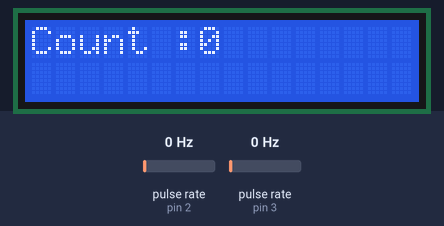
A sketch run on a simulated Arduino Uno, built with avr-gcc and run on an emulated ATmega328P. Shown: 16×2 character LCD. Wiring (inferred from the names in the program): 2 × pulse sensor: data pin 2 / data pin 3. Inputs (shaded band) come from the test bench; at power-on: pulse rate (sensors on pin 2, pin 3) 0 Hz.

Above: at 1.2 s.
1.3 s: pulse rate (sensor on pin 2) set to 4 Hz
At 1.48 s:
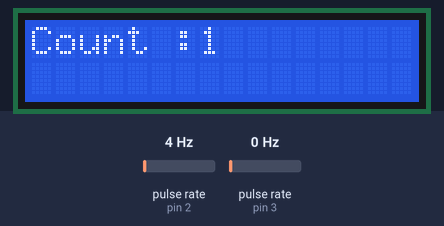
2.9 s: pulse rate (sensor on pin 3) set to 50 Hz
At 3.29 s:
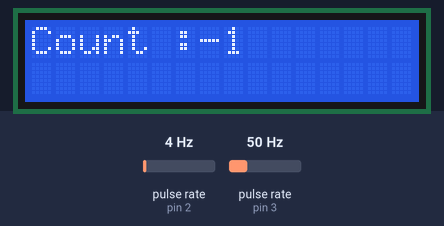
4.6 s: pulse rate (sensor on pin 3) set to 4 Hz
At 5.6 s:
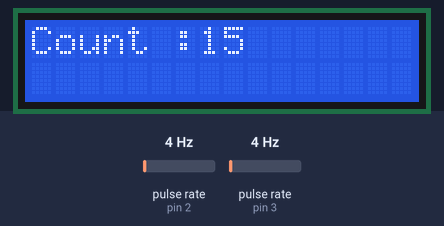
6.3 s: pulse rate (sensor on pin 2) set to 196 Hz
At 6.73 s:
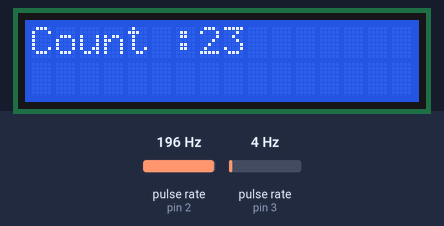
8.9 s: pulse rate (sensor on pin 2) set to 0 Hz
At 9.05 s:
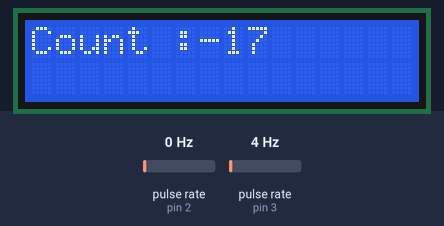

The sketch:

rotary_encoder_lcd_01.ino
```cpp
//From bildr article: http://bildr.org/2012/08/rotary-encoder-arduino/

//these pins can not be changed 2/3 are special pins

#include <LiquidCrystal.h>
const int rs = 12, en = 11, d4 = 7, d5 = 6, d6 = 5, d7 = 4;
LiquidCrystal lcd(rs, en, d4, d5, d6, d7);

int encoderPin1 = 2;
int encoderPin2 = 3;

volatile int lastEncoded = 0;
volatile long encoderValue = 0;

long lastencoderValue = 0;

int lastMSB = 0;
int lastLSB = 0;


void setup()
{
  // set up the lcd's number of columns and rows:
  lcd.begin(16, 2);
  lcd.setCursor(0, 0);
  lcd.print("Count :");
  Serial.begin (9600);

  pinMode(encoderPin1, INPUT);
  pinMode(encoderPin2, INPUT);

  digitalWrite(encoderPin1, HIGH); //turn pullup resistor on
  digitalWrite(encoderPin2, HIGH); //turn pullup resistor on

  //call updateEncoder() when any high/low changed seen
  //on interrupt 0 (pin 2), or interrupt 1 (pin 3)
  attachInterrupt(0, updateEncoder, CHANGE);
  attachInterrupt(1, updateEncoder, CHANGE);

}

void loop(){
//Do stuff here
    lcd.setCursor(7, 0);
    lcd.print(encoderValue);
    //Serial.println(encoderValue);
    //delay(100); //just here to slow down the output, and show it will work even during a delay
}

void updateEncoder()
{
  int MSB = digitalRead(encoderPin1); //MSB = most significant bit
  int LSB = digitalRead(encoderPin2); //LSB = least significant bit

  int encoded = (MSB << 1) |LSB; //converting the 2 pin value to single number
  int sum = (lastEncoded << 2) | encoded; //adding it to the previous encoded value

  if(sum == 0b1101 || sum == 0b0100 || sum == 0b0010 || sum == 0b1011)
    encoderValue ++;
  if(sum == 0b1110 || sum == 0b0111 || sum == 0b0001 || sum == 0b1000)
    encoderValue --;
  lastEncoded = encoded; //store this value for next time
}
```

Measured:
- after the input at 1.3 s, the display: changes after 0.13 s (image 1)
- after the input at 2.9 s, the display: changes after 0.24 s (image 2)
